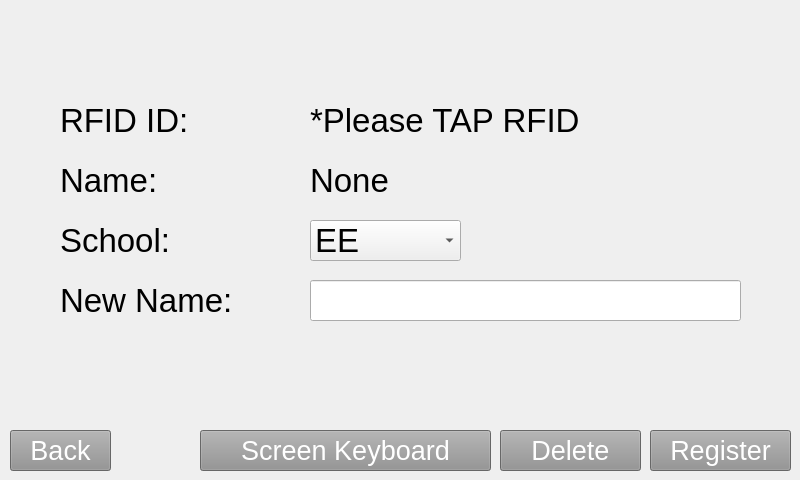
<?xml version="1.0" encoding="UTF-8"?>
<ui version="4.0">
 <class>MainWindow</class>
 <widget class="QMainWindow" name="MainWindow">
  <property name="geometry">
   <rect>
    <x>0</x>
    <y>0</y>
    <width>800</width>
    <height>480</height>
   </rect>
  </property>
  <property name="font">
   <font>
    <pointsize>12</pointsize>
   </font>
  </property>
  <property name="windowTitle">
   <string>MainWindow</string>
  </property>
  <widget class="QWidget" name="centralwidget">
   <widget class="QPushButton" name="pushButton">
    <property name="geometry">
     <rect>
      <x>650</x>
      <y>430</y>
      <width>141</width>
      <height>41</height>
     </rect>
    </property>
    <property name="font">
     <font>
      <family>MS Shell Dlg 2</family>
      <pointsize>20</pointsize>
      <weight>50</weight>
      <italic>false</italic>
      <bold>false</bold>
     </font>
    </property>
    <property name="styleSheet">
     <string notr="true">background-color: rgb(144, 144, 144);
color: rgb(255, 255, 255);
font: 20pt &quot;MS Shell Dlg 2&quot;;</string>
    </property>
    <property name="text">
     <string>Register</string>
    </property>
   </widget>
   <widget class="QPushButton" name="pushButton_2">
    <property name="geometry">
     <rect>
      <x>10</x>
      <y>430</y>
      <width>101</width>
      <height>41</height>
     </rect>
    </property>
    <property name="font">
     <font>
      <family>MS Shell Dlg 2</family>
      <pointsize>20</pointsize>
      <weight>50</weight>
      <italic>false</italic>
      <bold>false</bold>
     </font>
    </property>
    <property name="styleSheet">
     <string notr="true">background-color: rgb(144, 144, 144);
color: rgb(255, 255, 255);
font: 20pt &quot;MS Shell Dlg 2&quot;;</string>
    </property>
    <property name="text">
     <string>Back</string>
    </property>
   </widget>
   <widget class="QLabel" name="label">
    <property name="geometry">
     <rect>
      <x>60</x>
      <y>100</y>
      <width>221</width>
      <height>41</height>
     </rect>
    </property>
    <property name="font">
     <font>
      <pointsize>25</pointsize>
      <weight>50</weight>
      <bold>false</bold>
     </font>
    </property>
    <property name="styleSheet">
     <string notr="true"/>
    </property>
    <property name="text">
     <string>RFID ID:</string>
    </property>
    <property name="alignment">
     <set>Qt::AlignLeading|Qt::AlignLeft|Qt::AlignVCenter</set>
    </property>
   </widget>
   <widget class="QLabel" name="bg">
    <property name="geometry">
     <rect>
      <x>0</x>
      <y>0</y>
      <width>800</width>
      <height>480</height>
     </rect>
    </property>
    <property name="text">
     <string/>
    </property>
    <property name="pixmap">
     <pixmap>background.jpg</pixmap>
    </property>
    <property name="scaledContents">
     <bool>true</bool>
    </property>
   </widget>
   <widget class="QLabel" name="label_2">
    <property name="geometry">
     <rect>
      <x>60</x>
      <y>160</y>
      <width>221</width>
      <height>41</height>
     </rect>
    </property>
    <property name="font">
     <font>
      <pointsize>25</pointsize>
      <weight>50</weight>
      <bold>false</bold>
     </font>
    </property>
    <property name="styleSheet">
     <string notr="true"/>
    </property>
    <property name="text">
     <string>Name:</string>
    </property>
    <property name="alignment">
     <set>Qt::AlignLeading|Qt::AlignLeft|Qt::AlignVCenter</set>
    </property>
   </widget>
   <widget class="QLabel" name="label_3">
    <property name="geometry">
     <rect>
      <x>60</x>
      <y>280</y>
      <width>221</width>
      <height>41</height>
     </rect>
    </property>
    <property name="font">
     <font>
      <pointsize>25</pointsize>
      <weight>50</weight>
      <bold>false</bold>
     </font>
    </property>
    <property name="styleSheet">
     <string notr="true"/>
    </property>
    <property name="text">
     <string>New Name:</string>
    </property>
    <property name="alignment">
     <set>Qt::AlignLeading|Qt::AlignLeft|Qt::AlignVCenter</set>
    </property>
   </widget>
   <widget class="QLineEdit" name="lineEdit">
    <property name="geometry">
     <rect>
      <x>310</x>
      <y>280</y>
      <width>431</width>
      <height>41</height>
     </rect>
    </property>
    <property name="font">
     <font>
      <pointsize>20</pointsize>
     </font>
    </property>
   </widget>
   <widget class="QLabel" name="label_4">
    <property name="geometry">
     <rect>
      <x>310</x>
      <y>160</y>
      <width>431</width>
      <height>41</height>
     </rect>
    </property>
    <property name="font">
     <font>
      <pointsize>25</pointsize>
      <weight>50</weight>
      <bold>false</bold>
     </font>
    </property>
    <property name="styleSheet">
     <string notr="true"/>
    </property>
    <property name="text">
     <string>None</string>
    </property>
    <property name="alignment">
     <set>Qt::AlignLeading|Qt::AlignLeft|Qt::AlignVCenter</set>
    </property>
   </widget>
   <widget class="QLabel" name="label_5">
    <property name="geometry">
     <rect>
      <x>310</x>
      <y>100</y>
      <width>431</width>
      <height>41</height>
     </rect>
    </property>
    <property name="font">
     <font>
      <pointsize>25</pointsize>
      <weight>50</weight>
      <bold>false</bold>
     </font>
    </property>
    <property name="styleSheet">
     <string notr="true"/>
    </property>
    <property name="text">
     <string>*Please TAP RFID</string>
    </property>
    <property name="alignment">
     <set>Qt::AlignLeading|Qt::AlignLeft|Qt::AlignVCenter</set>
    </property>
   </widget>
   <widget class="QPushButton" name="pushButton_3">
    <property name="geometry">
     <rect>
      <x>500</x>
      <y>430</y>
      <width>141</width>
      <height>41</height>
     </rect>
    </property>
    <property name="font">
     <font>
      <family>MS Shell Dlg 2</family>
      <pointsize>20</pointsize>
      <weight>50</weight>
      <italic>false</italic>
      <bold>false</bold>
     </font>
    </property>
    <property name="styleSheet">
     <string notr="true">background-color: rgb(144, 144, 144);
color: rgb(255, 255, 255);
font: 20pt &quot;MS Shell Dlg 2&quot;;</string>
    </property>
    <property name="text">
     <string>Delete</string>
    </property>
   </widget>
   <widget class="QComboBox" name="comboBox">
    <property name="geometry">
     <rect>
      <x>310</x>
      <y>220</y>
      <width>151</width>
      <height>41</height>
     </rect>
    </property>
    <property name="font">
     <font>
      <pointsize>25</pointsize>
     </font>
    </property>
    <item>
     <property name="text">
      <string>EE</string>
     </property>
    </item>
    <item>
     <property name="text">
      <string>ECE</string>
     </property>
    </item>
    <item>
     <property name="text">
      <string>CPE</string>
     </property>
    </item>
   </widget>
   <widget class="QLabel" name="label_6">
    <property name="geometry">
     <rect>
      <x>60</x>
      <y>220</y>
      <width>221</width>
      <height>41</height>
     </rect>
    </property>
    <property name="font">
     <font>
      <pointsize>25</pointsize>
      <weight>50</weight>
      <bold>false</bold>
     </font>
    </property>
    <property name="styleSheet">
     <string notr="true"/>
    </property>
    <property name="text">
     <string>School:</string>
    </property>
    <property name="alignment">
     <set>Qt::AlignLeading|Qt::AlignLeft|Qt::AlignVCenter</set>
    </property>
   </widget>
   <widget class="QPushButton" name="pushButton_4">
    <property name="geometry">
     <rect>
      <x>200</x>
      <y>430</y>
      <width>291</width>
      <height>41</height>
     </rect>
    </property>
    <property name="font">
     <font>
      <family>MS Shell Dlg 2</family>
      <pointsize>20</pointsize>
      <weight>50</weight>
      <italic>false</italic>
      <bold>false</bold>
     </font>
    </property>
    <property name="styleSheet">
     <string notr="true">background-color: rgb(144, 144, 144);
color: rgb(255, 255, 255);
font: 20pt &quot;MS Shell Dlg 2&quot;;</string>
    </property>
    <property name="text">
     <string>Screen Keyboard</string>
    </property>
   </widget>
   <zorder>bg</zorder>
   <zorder>pushButton</zorder>
   <zorder>pushButton_2</zorder>
   <zorder>label</zorder>
   <zorder>label_2</zorder>
   <zorder>label_3</zorder>
   <zorder>lineEdit</zorder>
   <zorder>label_4</zorder>
   <zorder>label_5</zorder>
   <zorder>pushButton_3</zorder>
   <zorder>comboBox</zorder>
   <zorder>label_6</zorder>
   <zorder>pushButton_4</zorder>
  </widget>
 </widget>
 <resources/>
 <connections/>
</ui>
